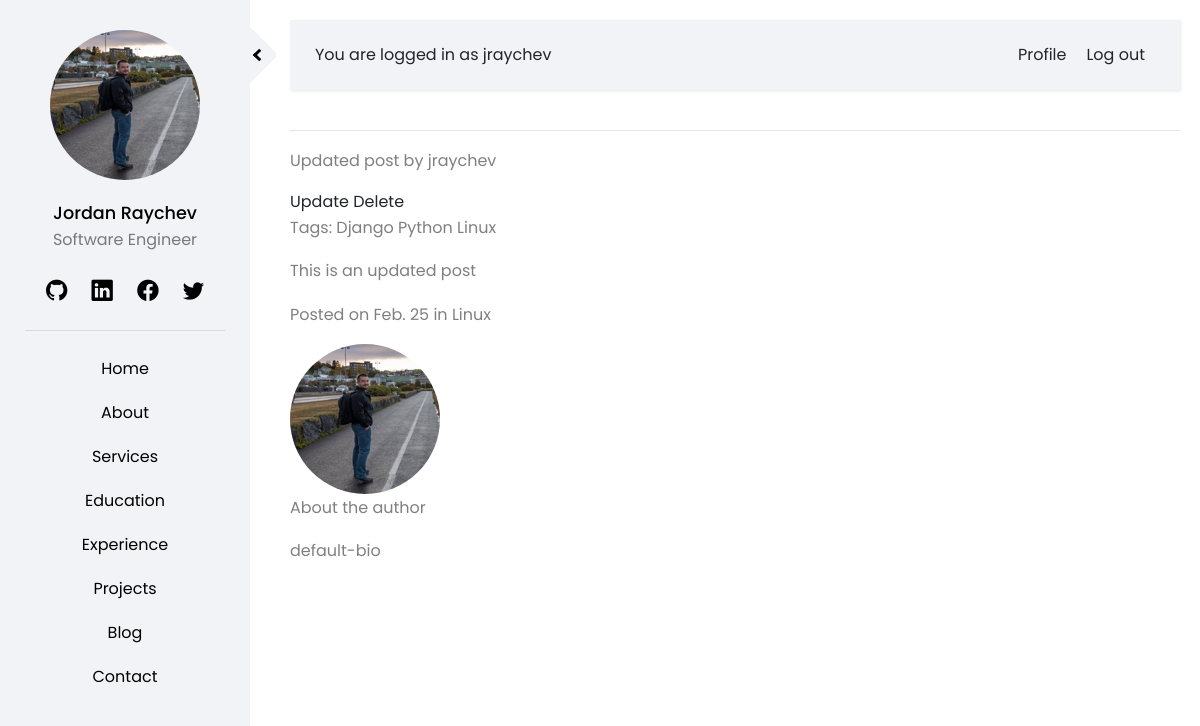
Screenshot of /posts/66 (signed in) with the database file from the repository.
### accounts/models.py (models this page shows, shortened)
class CustomUser(AbstractUser):
    department = models.CharField(max_length=50)
    profession = models.CharField(max_length=50)
    about = models.TextField(default='', max_length=1000)
    slug = models.SlugField(max_length=50)
    profile_image = models.ImageField(default='profile_default.jpg', upload_to='profile_images')
    def __str__(self):
        return self.username

class UserSocial(models.Model):
    user = models.ForeignKey(CustomUser, default=1, on_delete=models.DO_NOTHING)
    social_name = models.CharField(max_length=50)
    social_class = models.CharField(max_length=50)
    social_url = models.CharField(max_length=100)

### staticpages/models.py (models this page shows, shortened)
class Menu(models.Model):
    menu_name = models.CharField(max_length=50)
    @property
    def menu_slug(self):
        return self.menu_name.lower()

### posts/models.py (models this page shows, shortened)
class Post(models.Model):
    title = models.CharField(max_length=100)
    content = models.TextField()
    header_image = models.ImageField(default='profile_default.jpg', upload_to='post_images')
    date_posted = models.DateTimeField(default=timezone.now)
    author = models.ForeignKey(CustomUser, on_delete=models.CASCADE, default=1)
    author_bio = models.CharField(max_length=200, default='default-bio')
    tags = models.ManyToManyField(Tag)
    category = models.ForeignKey(Category, on_delete=models.DO_NOTHING)
    status = models.IntegerField(choices=STATUS, default=0)
    @property
    def time_created_before(self):
        time_diff = timezone.now() - self.date_posted
        seconds = floor(time_diff.total_seconds())
        time_since_creation = 0
        if seconds < 3600:
            time_since_creation = str(seconds//60) + ' mins ago'
        elif seconds > 3600 and seconds < 86400:
            time_since_creation = str(seconds//3600) + ' hours ago'
        elif seconds > 8600 and seconds < 432000:
            time_since_creation = str(seconds//86000) + ' days ago'
        else:
            posted_on = str(self.date_posted.strftime('%b. %d'))
            time_since_creation = 'on ' + posted_on
        return time_since_creation
    class Meta:
        ordering = ['-date_posted']

class Tag(models.Model):
    name = models.CharField(max_length=20, unique=True)
    def __str__(self):
        return str(self.name)

class Category(models.Model):
    name = models.CharField(max_length=20, unique=True)
    def __str__(self):
        return str(self.name)

### posts/views.py (the view)
# urls.py: path('<int:pk>', PostsDetailView.as_view(), name='post-detail'),
class PostsDetailView(LoginRequiredMixin, DetailView):
    queryset = Post.objects.filter(status=0)
    template_name = 'posts/post_detail.html'

### home/templatetags/sidebar_items.py (called while the page is built)
@register.inclusion_tag('home/menu.html', takes_context=True)
def get_menu(context):
    request = context['request']
    menu = Menu.objects.all()
    return {'menu' : menu, 'request': request}

@register.inclusion_tag('home/user_social.html')
def get_social(user):
    user_social = UserSocial.objects.filter(user=user)
    return { 'user_social' : user_social }

@register.inclusion_tag('home/user_meta.html', takes_context=True)
def get_user_meta(context, id):
    request = context['request']
    user_data = CustomUser.objects.filter(id=id)
    return { 'user_data' : user_data, 'request': request }

### templates/posts/post_detail.html (shortened to what this page needs)
{% extends 'home/base.html' %}
{% block content %}
    <p> {{ object.title }} by {{ object.author }}</p>
    {% if request.user == object.author %}
        <a href = "{% url 'post-update' object.id %}"> Update </a>
        <a href = "{% url 'post-delete' object.id %}"> Delete </a>
    {% endif %}
    <p> Tags:
        {% for tag in post.tags.all %}
            <a href = " {% url 'tag-view-cbv' tag.name %} "> {{ tag }}  </a>
    {% endfor %}
    <p> {{ object.content }} </p>
    <p>Posted {{ post.time_created_before }} in
        <a href = " {% url 'cat-view-cbv' post.category %} "> {{ post.category }}  </a>
    </p>
    <img class="rounded-circle account-img" src="{{ user.profile_image.url }}">
    <p> About the author </p>
    <p> {{ object.author_bio }} </p>
{% endblock %}

### templates/home/base.html (shortened to what this page needs)
{% load static %}
<!DOCTYPE html>
<html>
    <head>
        <link rel="stylesheet" href="https://stackpath.bootstrapcdn.com/font-awesome/4.7.0/css/font-awesome.min.css">
        <link rel="stylesheet" href="https://stackpath.bootstrapcdn.com/bootstrap/4.4.1/css/bootstrap.min.css">
        <link rel="stylesheet" href="https://cdn.jsdelivr.net/npm/bootstrap-icons@1.4.0/font/bootstrap-icons.css">
        <link rel="stylesheet" href="{% static 'css/style.css' %}">
        <link rel="stylesheet" href="https://cdnjs.cloudflare.com/ajax/libs/font-awesome/5.15.2/css/all.min.css" />
    </head>
    <body>
        <div class="wrapper">
            {% include "home/navbar.html" %}
            <div id="sidebarCollapse">
                <i class="arrow left"></i>
            </div>
            <div id="content">
                <nav class="navbar navbar-expand-lg">
                    <div class="container-fluid">
                        {% if user.is_authenticated %}
                            <span id = "loggedin">You are logged in as {{ user.username }} </span>
                        {% else %}
                            <span id = "loggedin">Aloha dear stranger</span>
                        {% endif %}
                        <div class="collapse navbar-collapse" id="navbarSupportedContent">
                            <ul class="nav navbar-nav ml-auto main-navbar">
                                {% if user.is_authenticated %}
                                <li><a href="{% url 'profile' %}">Profile</a></li>
                                <li><a href="{% url 'logout' %}">Log out</a></li>
                                {% endif %}
                            </ul>
                        </div>
                    </div>
                </nav>
                <hr>
                {% block content %}
                {% endblock %}
            </div>
        </div>
    </body>
</html>

### templates/home/user_meta.html
<img class="rounded-circle profile-img" src="{{ user_data.0.profile_image.url }}">
<a class="name" href = "{% url 'home' %}"> {{ user_data.0.first_name }} {{ user_data.0.last_name }} </a>
<p class="profession"> {{ user_data.0.profession }} </p>

### templates/home/user_social.html
{% for social in user_social %}
    <li><a target="_blank" href="{{ social.social_url }}"> <i class="{{ social.social_class }}"></i> </a></li>
{% endfor %}

### templates/home/menu.html
{% for item in menu %}
    {% url item.menu_slug as active_menu_item %}
    <li><a class = "{% if request.path == active_menu_item %} active {% endif %}" href="{% url item.menu_slug %}"> {{ item.menu_name}} </a></li>
{% endfor %}

### static/css/style.css (style rules this page uses)
:root { --main-color: rgb(242, 243, 247); --main-color-darker: rgb(230, 230, 230); --red-color: #ec5453; --green-color: #2fa499; --blue-color: #2c98f0; --darker-blue-color: #4054b2; --white-color: #ffffff; --yellow-color: #f9bf3f; --purple-color: #a84cb8; --border-color: rgba(0, 0, 0, 0.1); --black-color: rgba(0,0,0); --p-color: rgba(0, 0, 0, 0.5); --box-shadow: rgba(0, 0, 0, 0.2); --black-075: rgba(0, 0, 0, 0.75); }
body { font-family: 'Poppins', sans-serif; background: var(--white-color); }
p { font-family: 'Poppins', sans-serif; font-size: 1em; font-weight: 400; line-height: 1.7em; color: var(--p-color); }
a, a:hover, a:focus { color: inherit; text-decoration: none; transition: all 0.3s; }
.navbar { padding: 15px 10px; background-color: var(--main-color); border: none; border-radius: 0; margin-bottom: 40px; box-shadow: 1px 1px 3px var(--border-color); height: 70px; }
.wrapper { display: flex; width: 100%; align-items: stretch; }
ul.social-sidebar li { display: inline-block; }
#loggedin { padding-left: 0px; }
#sidebar ul li a, .main-navbar li a { position: relative; display: inline-block; padding: 10px; }
#sidebar ul li a:after, .main-navbar li a:after { content: ''; position: absolute; width: 100%; transform: scaleX(0); height: 2px; bottom: 0; left: 0; background-color: var(--blue-color); transform-origin: bottom center; transition: transform 0.25s ease-out; }
.profile-img { width: 150px; height: 150px; margin-bottom: 20px; }
.name { font-size: 1.1em; font-weight: 500; }
#sidebarCollapse { min-width: 40px; height: 40px; background-color: var(--main-color); position: relative; transform: rotate(-45deg); margin-left: -20px; margin-top: 35px; border-bottom-right-radius: 5px; border-top-left-radius: 5px; }
.arrow { border: solid var(--black-color); border-width: 0 3px 3px 0; display: inline-block; padding: 3px; position: absolute; bottom: 9px; right: 9px; }
.left { transform: rotate(180deg); -webkit-transform: rotate(180deg); }
#content { width: 100%; padding: 20px; min-height: 100vh; transition: all 0.3s; }

### rows the page displays
CustomUser: profile_image (picture), first_name "Jordan", last_name "Raychev", profession "Software Engineer", username "jraychev"
Menu: menu_name "Home"
Menu: menu_name "About"
Menu: menu_name "Services"
Menu: menu_name "Education"
Menu: menu_name "Experience"
Menu: menu_name "Projects"
Menu: menu_name "Blog"
Menu: menu_name "Contact"
Post: title "Updated post", author "jraychev", content "This is an updated post", time_created_before "on Feb. 25", category "Linux", author_bio "default-bio"
Tag: name "Django"
Tag: name "Python"
Tag: name "Linux"
